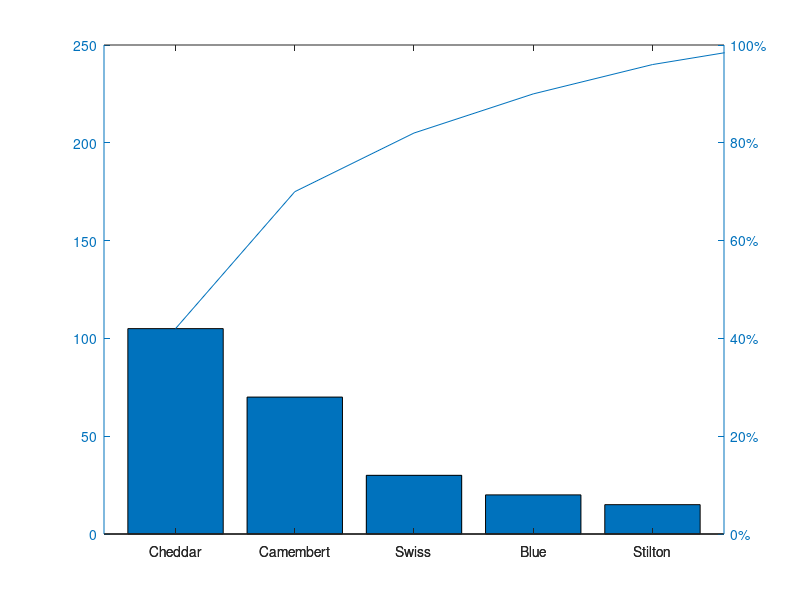
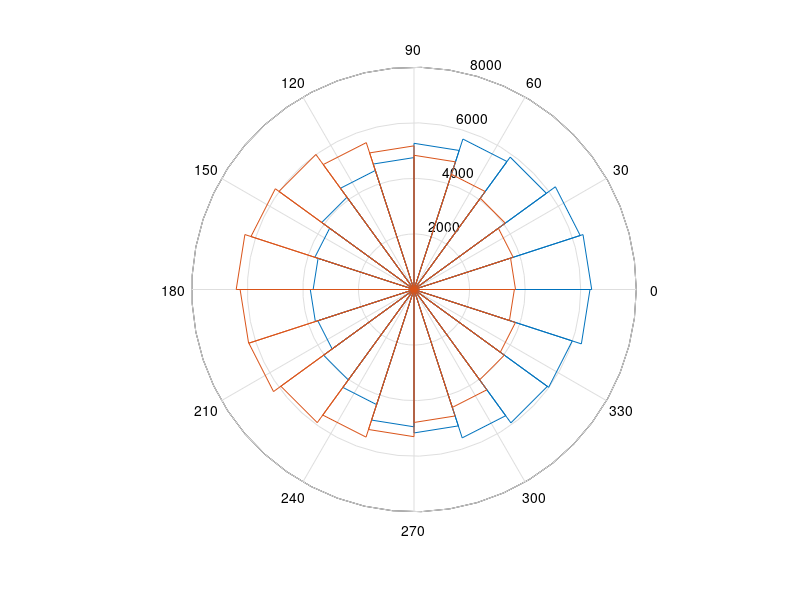

Here is the MATLAB script that generated these plots, in order:
#! /bin/octave -qf
# un simplu program Octave
printf("Salut!");
printf("%s", program_name());
# 14.2.1 Opening and Closing Files
filename = "fila.txt";
fid = fopen(filename, "w");
# Aici operatii asupra filei
fputs(fid, "Software-ul open source este necesar."); 
fclose(fid);

# Read from file
fidr = fopen(filename);
txt = fgetl(fidr);
printf("%s", txt);
fclose(fidr);

function afisare
  printf("\a");
  printf("Functia afisare().");
endfunction

afisare

randn("state", 1);
hist(randn(10000,1),30);
xlabel("Value");
ylabel("Count");
title("Histograma");
figure(1);
Cheese = {"Cheddar", "Swiss", "Camembert", ...
          "Munster", "Stilton", "Blue"};
Sold = [105, 30, 70, 10, 15, 20];
pareto (Sold, Cheese);
figure(2);
[th, r] = rose ([2*randn(1e5,1), pi + 2*randn(1e5,1)]);
polar (th, r);